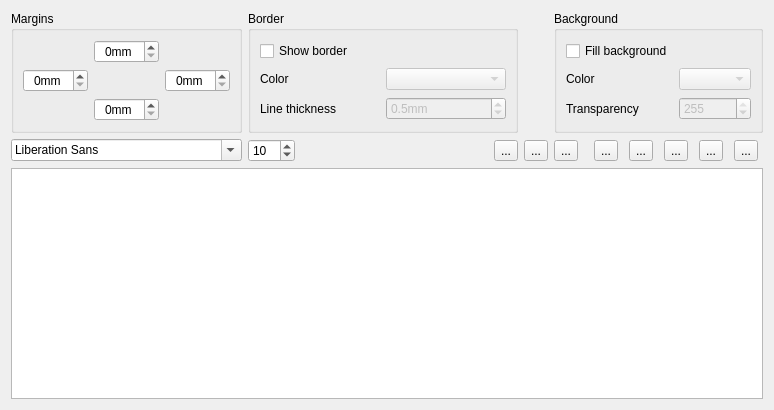
<?xml version="1.0" encoding="UTF-8"?>
<ui version="4.0">
 <class>TextElement</class>
 <widget class="QWidget" name="TextElement">
  <property name="geometry">
   <rect>
    <x>0</x>
    <y>0</y>
    <width>774</width>
    <height>410</height>
   </rect>
  </property>
  <property name="windowTitle">
   <string>Text Element Properties</string>
  </property>
  <layout class="QGridLayout" name="gridLayout_3">
   <item row="0" column="0">
    <widget class="QGroupBox" name="groupBox_4">
     <property name="title">
      <string>Margins</string>
     </property>
     <layout class="QGridLayout" name="gridLayout_4">
      <item row="0" column="0">
       <spacer name="horizontalSpacer_2">
        <property name="orientation">
         <enum>Qt::Horizontal</enum>
        </property>
        <property name="sizeHint" stdset="0">
         <size>
          <width>59</width>
          <height>20</height>
         </size>
        </property>
       </spacer>
      </item>
      <item row="0" column="1">
       <widget class="QSpinBox" name="MarginTop">
        <property name="toolTip">
         <string>Top margin in mm, internal to the border.</string>
        </property>
        <property name="alignment">
         <set>Qt::AlignCenter</set>
        </property>
        <property name="suffix">
         <string>mm</string>
        </property>
        <property name="maximum">
         <number>20</number>
        </property>
       </widget>
      </item>
      <item row="0" column="2">
       <spacer name="horizontalSpacer_3">
        <property name="orientation">
         <enum>Qt::Horizontal</enum>
        </property>
        <property name="sizeHint" stdset="0">
         <size>
          <width>59</width>
          <height>20</height>
         </size>
        </property>
       </spacer>
      </item>
      <item row="1" column="0">
       <widget class="QSpinBox" name="MarginLeft">
        <property name="toolTip">
         <string>Left margin in mm, internal to the border.</string>
        </property>
        <property name="alignment">
         <set>Qt::AlignCenter</set>
        </property>
        <property name="suffix">
         <string>mm</string>
        </property>
        <property name="maximum">
         <number>20</number>
        </property>
       </widget>
      </item>
      <item row="1" column="1">
       <spacer name="horizontalSpacer_4">
        <property name="orientation">
         <enum>Qt::Horizontal</enum>
        </property>
        <property name="sizeHint" stdset="0">
         <size>
          <width>60</width>
          <height>20</height>
         </size>
        </property>
       </spacer>
      </item>
      <item row="1" column="2">
       <widget class="QSpinBox" name="MarginRight">
        <property name="toolTip">
         <string>Right margin in mm, internal to the border.</string>
        </property>
        <property name="alignment">
         <set>Qt::AlignCenter</set>
        </property>
        <property name="suffix">
         <string>mm</string>
        </property>
        <property name="maximum">
         <number>20</number>
        </property>
       </widget>
      </item>
      <item row="2" column="0">
       <spacer name="horizontalSpacer_5">
        <property name="orientation">
         <enum>Qt::Horizontal</enum>
        </property>
        <property name="sizeHint" stdset="0">
         <size>
          <width>59</width>
          <height>20</height>
         </size>
        </property>
       </spacer>
      </item>
      <item row="2" column="1">
       <widget class="QSpinBox" name="MarginBottom">
        <property name="toolTip">
         <string>Bottom margin in mm, internal to the border.</string>
        </property>
        <property name="alignment">
         <set>Qt::AlignCenter</set>
        </property>
        <property name="suffix">
         <string>mm</string>
        </property>
        <property name="maximum">
         <number>20</number>
        </property>
       </widget>
      </item>
      <item row="2" column="2">
       <spacer name="horizontalSpacer_6">
        <property name="orientation">
         <enum>Qt::Horizontal</enum>
        </property>
        <property name="sizeHint" stdset="0">
         <size>
          <width>59</width>
          <height>20</height>
         </size>
        </property>
       </spacer>
      </item>
     </layout>
    </widget>
   </item>
   <item row="0" column="1" colspan="3">
    <widget class="QGroupBox" name="groupBox">
     <property name="title">
      <string>Border</string>
     </property>
     <layout class="QGridLayout" name="gridLayout">
      <item row="0" column="0">
       <widget class="QCheckBox" name="ShowBorder">
        <property name="toolTip">
         <string>Show border around the text box</string>
        </property>
        <property name="text">
         <string>Show border</string>
        </property>
       </widget>
      </item>
      <item row="1" column="0">
       <widget class="QLabel" name="label">
        <property name="text">
         <string comment="Label for color value">Color</string>
        </property>
       </widget>
      </item>
      <item row="1" column="1">
       <widget class="KColorCombo" name="BorderColor">
        <property name="enabled">
         <bool>false</bool>
        </property>
        <property name="toolTip">
         <string>The border color</string>
        </property>
       </widget>
      </item>
      <item row="2" column="0">
       <widget class="QLabel" name="label_2">
        <property name="text">
         <string>Line thickness</string>
        </property>
       </widget>
      </item>
      <item row="2" column="1">
       <widget class="QDoubleSpinBox" name="BorderThickness">
        <property name="enabled">
         <bool>false</bool>
        </property>
        <property name="toolTip">
         <string>Thickness of the border in 1/10 mm</string>
        </property>
        <property name="suffix">
         <string>mm</string>
        </property>
        <property name="decimals">
         <number>1</number>
        </property>
        <property name="minimum">
         <double>0.100000000000000</double>
        </property>
        <property name="maximum">
         <double>10.000000000000000</double>
        </property>
        <property name="singleStep">
         <double>0.100000000000000</double>
        </property>
        <property name="value">
         <double>0.500000000000000</double>
        </property>
       </widget>
      </item>
     </layout>
    </widget>
   </item>
   <item row="0" column="5" colspan="6">
    <widget class="QGroupBox" name="groupBox_2">
     <property name="title">
      <string comment="Groupbox title for background properties">Background</string>
     </property>
     <layout class="QGridLayout" name="gridLayout_2">
      <item row="0" column="0">
       <widget class="QCheckBox" name="FillBackground">
        <property name="toolTip">
         <string>Fill the background with a color</string>
        </property>
        <property name="text">
         <string>Fill background</string>
        </property>
       </widget>
      </item>
      <item row="1" column="0">
       <widget class="QLabel" name="label_3">
        <property name="text">
         <string comment="Label for color value">Color</string>
        </property>
       </widget>
      </item>
      <item row="1" column="1">
       <widget class="KColorCombo" name="BackgroundColor">
        <property name="enabled">
         <bool>false</bool>
        </property>
        <property name="toolTip">
         <string>Background color</string>
        </property>
       </widget>
      </item>
      <item row="2" column="0">
       <widget class="QLabel" name="label_4">
        <property name="text">
         <string>Transparency</string>
        </property>
       </widget>
      </item>
      <item row="2" column="1">
       <widget class="QSpinBox" name="BackgroundTransparency">
        <property name="enabled">
         <bool>false</bool>
        </property>
        <property name="toolTip">
         <string>Transparency of the text box</string>
        </property>
        <property name="maximum">
         <number>255</number>
        </property>
        <property name="value">
         <number>255</number>
        </property>
       </widget>
      </item>
     </layout>
    </widget>
   </item>
   <item row="1" column="0">
    <widget class="QFontComboBox" name="FontFamily">
     <property name="toolTip">
      <string>Text font family</string>
     </property>
    </widget>
   </item>
   <item row="1" column="1">
    <widget class="QSpinBox" name="PointSize">
     <property name="sizePolicy">
      <sizepolicy hsizetype="Fixed" vsizetype="Fixed">
       <horstretch>0</horstretch>
       <verstretch>0</verstretch>
      </sizepolicy>
     </property>
     <property name="toolTip">
      <string>Text point size</string>
     </property>
     <property name="minimum">
      <number>5</number>
     </property>
     <property name="maximum">
      <number>100</number>
     </property>
     <property name="value">
      <number>10</number>
     </property>
    </widget>
   </item>
   <item row="1" column="2">
    <spacer name="horizontalSpacer">
     <property name="orientation">
      <enum>Qt::Horizontal</enum>
     </property>
     <property name="sizeHint" stdset="0">
      <size>
       <width>138</width>
       <height>20</height>
      </size>
     </property>
    </spacer>
   </item>
   <item row="1" column="3">
    <widget class="QToolButton" name="BoldButton">
     <property name="toolTip">
      <string>Bold text</string>
     </property>
     <property name="text">
      <string>...</string>
     </property>
     <property name="iconSize">
      <size>
       <width>22</width>
       <height>22</height>
      </size>
     </property>
     <property name="checkable">
      <bool>true</bool>
     </property>
    </widget>
   </item>
   <item row="1" column="4">
    <widget class="QToolButton" name="ItalicButton">
     <property name="toolTip">
      <string>Italics text</string>
     </property>
     <property name="text">
      <string>...</string>
     </property>
     <property name="iconSize">
      <size>
       <width>22</width>
       <height>22</height>
      </size>
     </property>
     <property name="checkable">
      <bool>true</bool>
     </property>
    </widget>
   </item>
   <item row="1" column="5">
    <widget class="QToolButton" name="UnderlineButton">
     <property name="toolTip">
      <string>Underline text</string>
     </property>
     <property name="text">
      <string>...</string>
     </property>
     <property name="iconSize">
      <size>
       <width>22</width>
       <height>22</height>
      </size>
     </property>
     <property name="checkable">
      <bool>true</bool>
     </property>
    </widget>
   </item>
   <item row="1" column="6">
    <widget class="QToolButton" name="AlignLeft">
     <property name="toolTip">
      <string>Align left</string>
     </property>
     <property name="text">
      <string>...</string>
     </property>
     <property name="iconSize">
      <size>
       <width>22</width>
       <height>22</height>
      </size>
     </property>
     <property name="checkable">
      <bool>true</bool>
     </property>
    </widget>
   </item>
   <item row="1" column="7">
    <widget class="QToolButton" name="AlignHCenter">
     <property name="toolTip">
      <string>Align centrally</string>
     </property>
     <property name="text">
      <string>...</string>
     </property>
     <property name="iconSize">
      <size>
       <width>22</width>
       <height>22</height>
      </size>
     </property>
     <property name="checkable">
      <bool>true</bool>
     </property>
    </widget>
   </item>
   <item row="1" column="8">
    <widget class="QToolButton" name="AlignRight">
     <property name="toolTip">
      <string>Align right</string>
     </property>
     <property name="text">
      <string>...</string>
     </property>
     <property name="iconSize">
      <size>
       <width>22</width>
       <height>22</height>
      </size>
     </property>
     <property name="checkable">
      <bool>true</bool>
     </property>
    </widget>
   </item>
   <item row="1" column="9">
    <widget class="QToolButton" name="AlignJustify">
     <property name="toolTip">
      <string>Align justified</string>
     </property>
     <property name="text">
      <string>...</string>
     </property>
     <property name="iconSize">
      <size>
       <width>22</width>
       <height>22</height>
      </size>
     </property>
     <property name="checkable">
      <bool>true</bool>
     </property>
    </widget>
   </item>
   <item row="1" column="10">
    <widget class="QToolButton" name="TextColor">
     <property name="toolTip">
      <string>Text color</string>
     </property>
     <property name="text">
      <string>...</string>
     </property>
    </widget>
   </item>
   <item row="2" column="0" colspan="11">
    <widget class="QTextEdit" name="Text">
     <property name="autoFormatting">
      <set>QTextEdit::AutoAll</set>
     </property>
    </widget>
   </item>
  </layout>
 </widget>
 <customwidgets>
  <customwidget>
   <class>KColorCombo</class>
   <extends>QComboBox</extends>
   <header>kcolorcombo.h</header>
  </customwidget>
 </customwidgets>
 <resources/>
 <connections>
  <connection>
   <sender>ShowBorder</sender>
   <signal>toggled(bool)</signal>
   <receiver>BorderColor</receiver>
   <slot>setEnabled(bool)</slot>
   <hints>
    <hint type="sourcelabel">
     <x>254</x>
     <y>45</y>
    </hint>
    <hint type="destinationlabel">
     <x>364</x>
     <y>73</y>
    </hint>
   </hints>
  </connection>
  <connection>
   <sender>ShowBorder</sender>
   <signal>toggled(bool)</signal>
   <receiver>BorderThickness</receiver>
   <slot>setEnabled(bool)</slot>
   <hints>
    <hint type="sourcelabel">
     <x>293</x>
     <y>44</y>
    </hint>
    <hint type="destinationlabel">
     <x>375</x>
     <y>99</y>
    </hint>
   </hints>
  </connection>
  <connection>
   <sender>FillBackground</sender>
   <signal>toggled(bool)</signal>
   <receiver>BackgroundColor</receiver>
   <slot>setEnabled(bool)</slot>
   <hints>
    <hint type="sourcelabel">
     <x>485</x>
     <y>50</y>
    </hint>
    <hint type="destinationlabel">
     <x>607</x>
     <y>72</y>
    </hint>
   </hints>
  </connection>
  <connection>
   <sender>FillBackground</sender>
   <signal>toggled(bool)</signal>
   <receiver>BackgroundTransparency</receiver>
   <slot>setEnabled(bool)</slot>
   <hints>
    <hint type="sourcelabel">
     <x>516</x>
     <y>47</y>
    </hint>
    <hint type="destinationlabel">
     <x>619</x>
     <y>106</y>
    </hint>
   </hints>
  </connection>
 </connections>
</ui>
